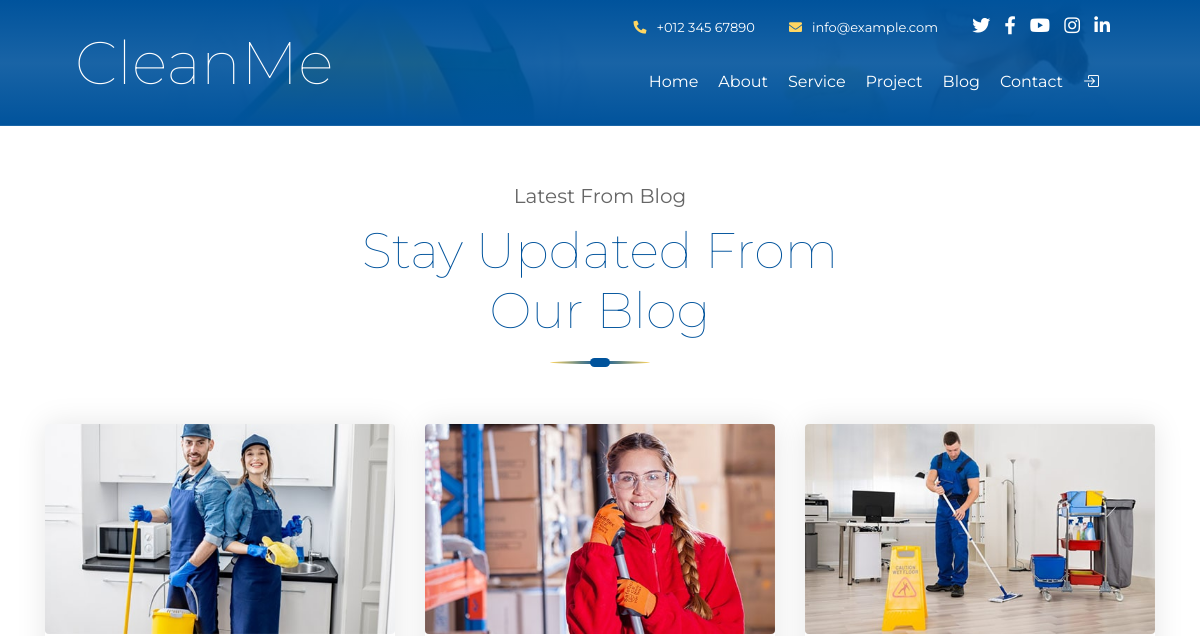
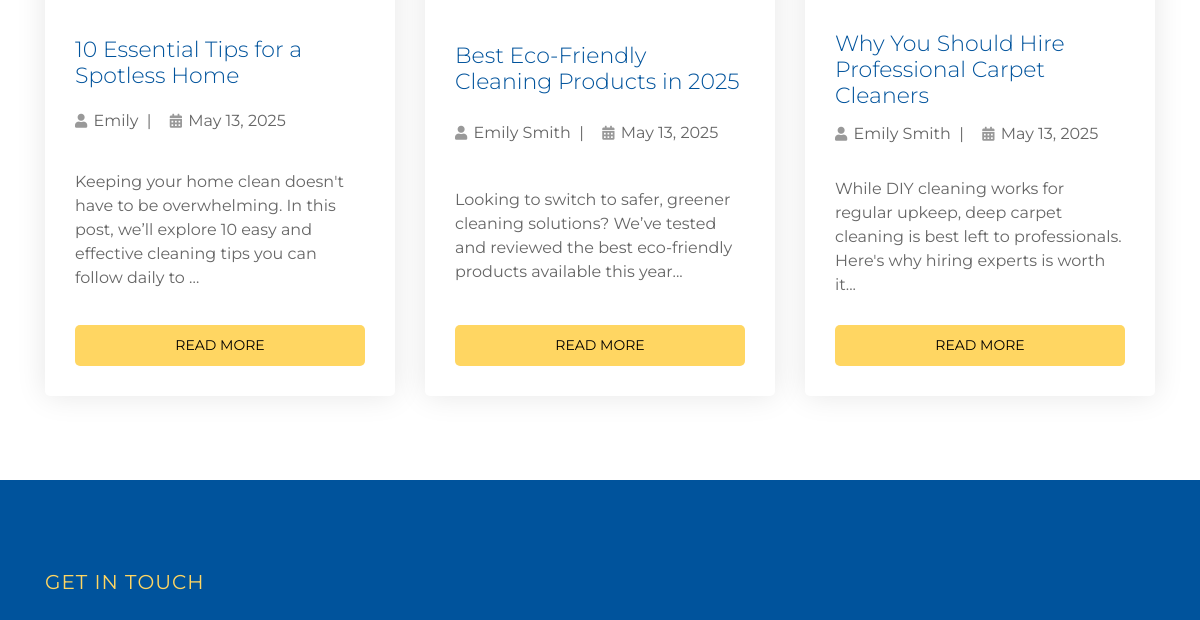
/blog/ (upper part), run on an earlier commit of the app's database (2 pictures, top to bottom).
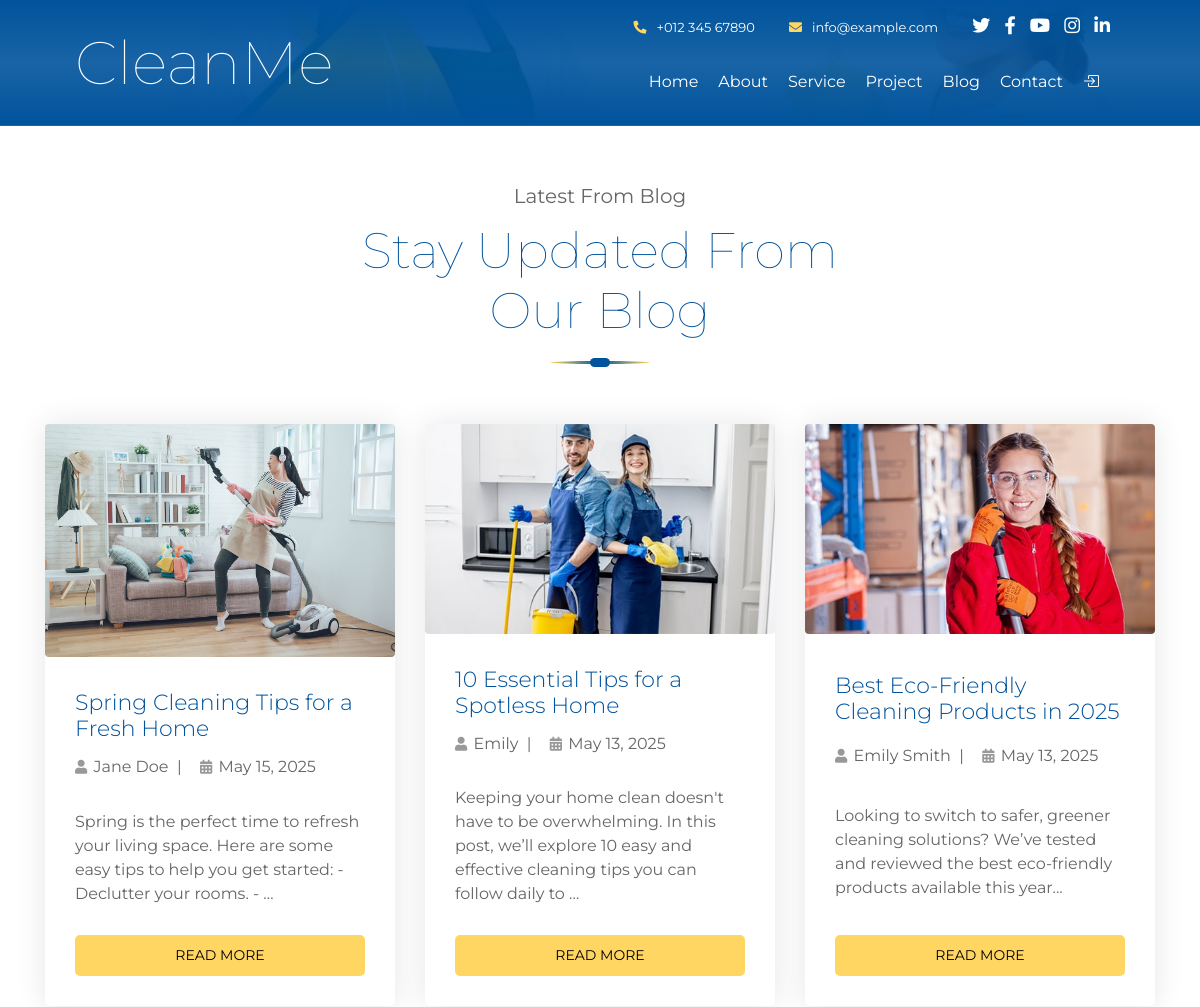
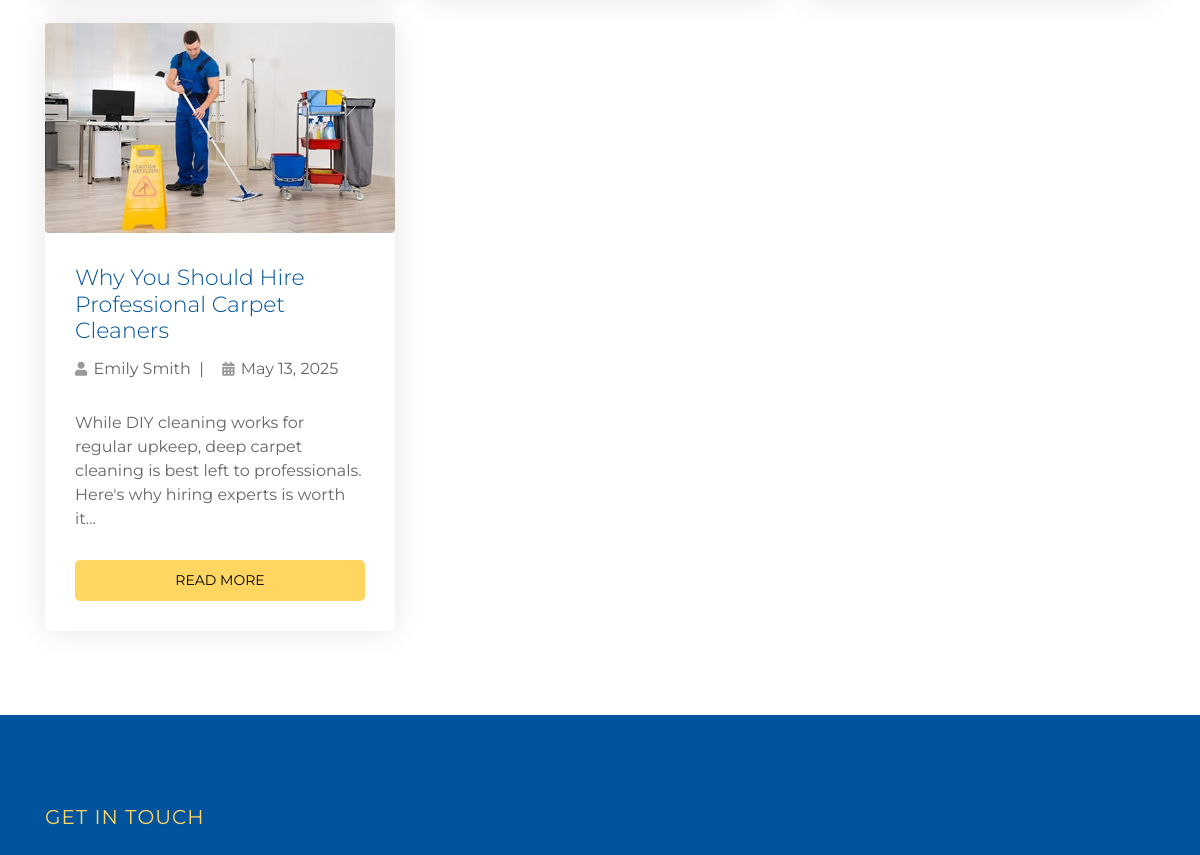
And on a later commit of the database (2 pictures, top to bottom).
### core/models.py (models this page shows, shortened)
class BlogPost(models.Model):
    title = models.CharField(max_length=255)
    category = models.CharField(max_length=100, blank=True)
    author = models.CharField(max_length=100, blank=True)
    slug = models.SlugField(unique=True)
    content = models.TextField()
    image = models.ImageField(upload_to='blog/')
    publish_date = models.DateField(auto_now_add=True)

### core/views.py (the view)
# urls.py: path('blog/', views.blog, name='blog'),
def blog(request):
    blogs = BlogPost.objects.all().order_by('-publish_date')
    return render(request, 'core/blog.html', {'blogs': blogs})

### core/templates/core/blog.html
{% extends 'base.html' %}
{% block content %}
<div class="blog">
    <div class="container">
        <div class="section-header text-center">
            <p>Latest From Blog</p>
            <h2>Stay Updated From Our Blog</h2>
        </div>
        <div class="row">
            {% for blog in blogs %}
            <div class="col-lg-4 col-md-6 mb-4">
                <div class="blog-item w-100 h-100 d-flex flex-column justify-content-between">
                    <img src="{{ blog.image.url }}" alt="{{ blog.title }}" class="img-fluid rounded">
                    <h3>{{ blog.title }}</h3>
                    <div class="meta mb-2">
                        <i class="fa fa-user"></i> {{ blog.author }} &nbsp;|&nbsp;
                        <i class="fa fa-calendar-alt"></i> {{ blog.publish_date }}
                    </div>
                    <p>{{ blog.content|truncatewords:25 }}</p>
                    <a class="btn btn-primary" href="{% url 'blog_detail' blog.slug %}">Read More</a>
                </div>
            </div>
            {% empty %}
            <div class="col-12 text-center">
                <p>No blog posts found.</p>
            </div>
            {% endfor %}
        </div>
    </div>
</div>
{% endblock %}

What changed in the data, as far as the page shows it:
added BlogPost: image (picture), title "Spring Cleaning Tips for a Fresh Home", author "Jane Doe", publish_date "May 15, 2025", content "Spring is the perfect time to refresh your living space. Here are some easy tips to help you get started: - Declutter your rooms. - …"
